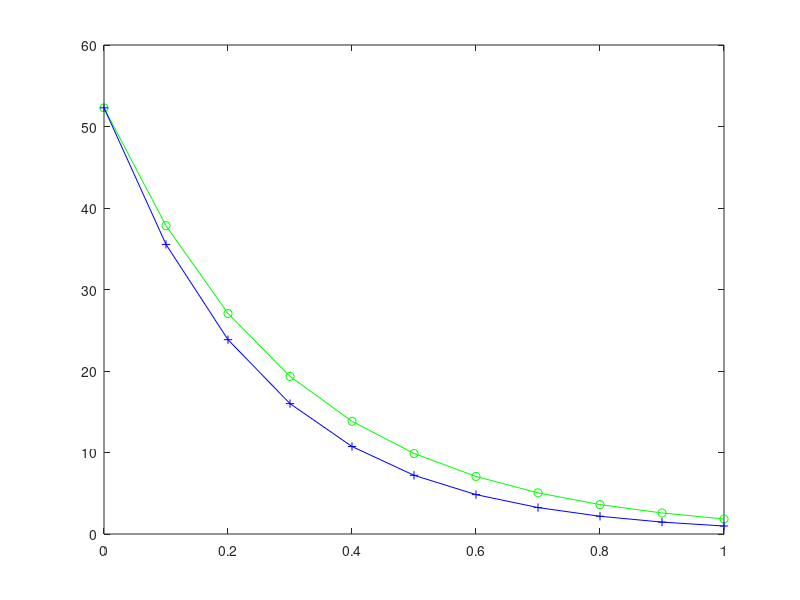

Write MATLAB code to recreate this figure. (Note: this script raises an error after producing the figure.)
function [] = simple_stiff_system_example
t=[0:0.1:1]; A = [-5 3; 100 -301];
y0=[52.29; 83.82];
[y] = simple_backward_euler_system(t,A,y0);
plot(t,y(1,:),'-go');
hold on;
f=@stiff_system_function;
[t,y] = ode45(f,t,y0);
plot(t,y(:,1),'-b+');
clear;
syms t y1 y2;
s=dsolve('Dy1 = -5*y1+3*y2','Dy2 = 100*y1 - 301*y2','y1(0)=52.29','y2(0) = 83.82');
t=[0:0.1:1];
y1=subs(s.y1,t);
plot(t,y1,'-rs');
legend('backward-euler','runge-kutta','analytical');
hold off;
return

function [y] = simple_backward_euler_system(t,A,y0)
n=length(t);
m=length(y0);
y=zeros(m,n);
y(:,1)=y0;
I=eye(m);
for i=1:n-1
    dt=t(i+1)-t(i);
    y(:,i+1)=inv(I-dt*A)*y(:,i);
end
return

function [y] = runge_kutta(f,x,y0)
n=length(x); m=length(y0);
y=zeros(m,n);
y(:,1)=y0;
for i=1:n-1
    dx=x(i+1)-x(i);
    k1=feval(f,x(i),y(:,i));
    k2=feval(f,x(i)+dx/2,y(:,i)+k1*dx/2);
    k3=feval(f,x(i)+dx/2,y(:,i)+k2*dx/2);
    k4=feval(f,x(i)+dx,y(:,i)+k3*dx);
    y(:,i+1)=y(:,i)+(k1+2*k2+2*k3+k4)*dx/6;
end
return

function [dydt] = stiff_system_function(t,y)
dydt=zeros(2,1);
dydt(1) = -5*y(1)+3*y(2);
dydt(2) = 100*y(1)-301*y(2);
return
